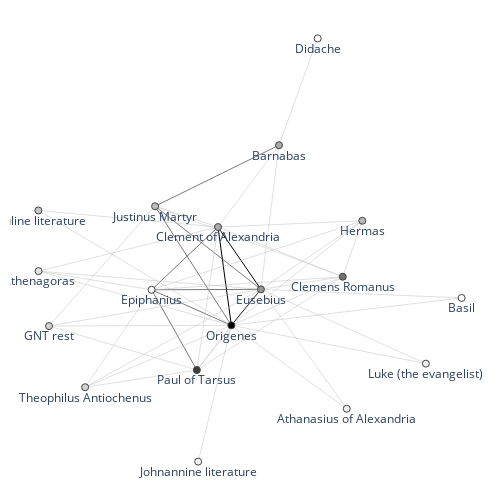

Notebook code for this chart:
### Code cell
fig = textnet.draw_2d_network(G)
fig.show()
